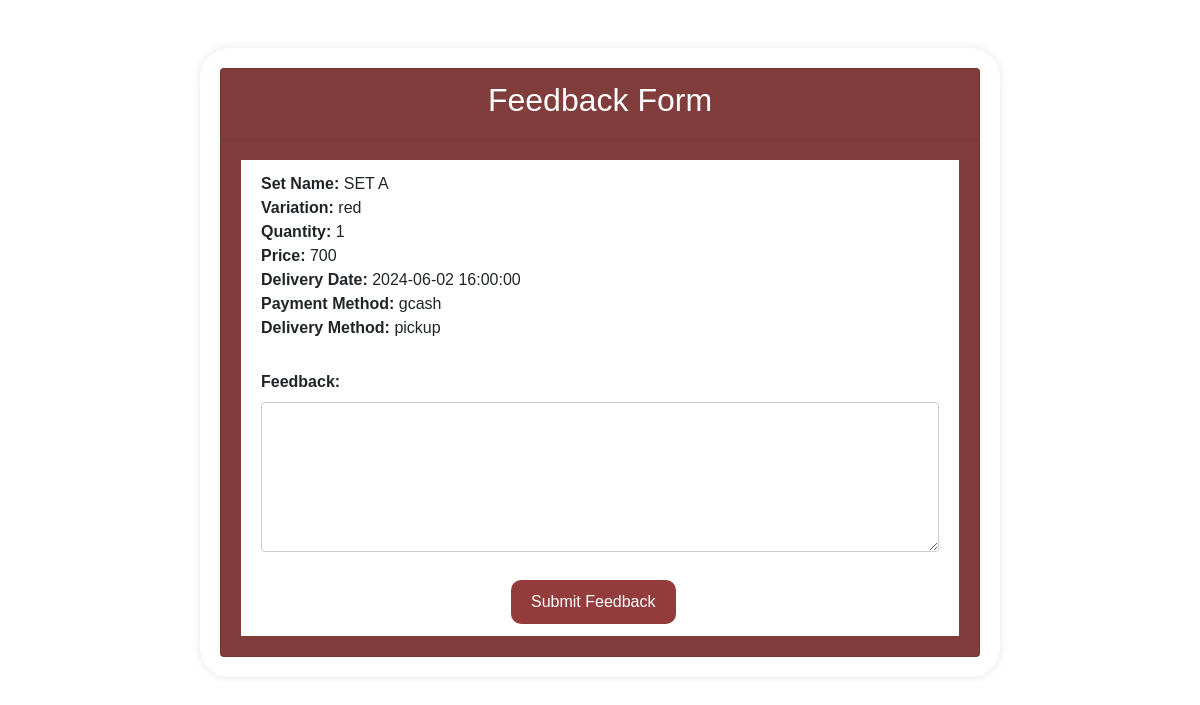
Screenshot of /user/feedback_form.php?order_id=45 (signed in) with the database file from the repository.
### tables this page shows
CREATE TABLE `shipping` (
  `Shipping_ID` int(11) NOT NULL,
  `Tracking_Number` varchar(255) DEFAULT NULL,
  `Order_ID` int(11) DEFAULT NULL
);

CREATE TABLE `order` (
  `Order_ID` int(11) NOT NULL,
  `Customer_ID` int(11) DEFAULT NULL,
  `Set_Name` varchar(255) DEFAULT NULL,
  `Variation` varchar(255) DEFAULT NULL,
  `Quantity` varchar(255) DEFAULT NULL,
  `Price` varchar(255) DEFAULT NULL,
  `Delivery_Date` timestamp NULL DEFAULT current_timestamp(),
  `mode_of_payment` varchar(255) NOT NULL,
  `mode_of_delivery` varchar(255) NOT NULL,
  `Order_Date` date DEFAULT curdate(),
  `order_status` varchar(50) NOT NULL DEFAULT 'pending',
  `shipping_status` varchar(50) NOT NULL DEFAULT 'otw',
  `archived` tinyint(1) DEFAULT 0
);

### user/feedback_form.php (the view, shortened to what this page needs)
<?php
include_once "../db.php";
if (isset($_GET['order_id'])) {
    $order_id = $_GET['order_id'];
    $stmt_order = $conn->prepare("SELECT o.Order_ID, o.Set_Name, o.Variation, o.Quantity, o.Price, o.Delivery_Date, o.mode_of_payment, o.mode_of_delivery, s.Tracking_Number
                            FROM `order` o
                            LEFT JOIN shipping s ON o.Order_ID = s.Order_ID
                            INNER JOIN customers c ON o.Customer_ID = c.Customer_ID
                            WHERE c.Username = ? AND o.Order_ID = ?");
    $stmt_order->bind_param("si", $_SESSION['customers_username'], $order_id);
    $stmt_order->execute();
    $orders = $stmt_order->get_result();
} else {
    header("Location: user_profile.php");
    exit;
}
?>
<!DOCTYPE html>
<html lang="en">
<head>
  <link rel="stylesheet" href="https://stackpath.bootstrapcdn.com/bootstrap/4.5.2/css/bootstrap.min.css">
  <link rel="stylesheet" href="../styles/feedback_form.css">
</head>
<body>
<section class="container mt-5">
<div class="card pink-background">
    <div class="card-header bg-card pink-background text-white">
        <h2 class="text-center">Feedback Form</h2>
    </div>
    <div class="card-body">
      <ul class="list-group list-group-flush">
        <?php while ($order = $orders->fetch_assoc()): ?>
        <li class="list-group-item">
          <strong>Set Name:</strong> <?php echo htmlspecialchars($order['Set_Name']); ?><br>
          <strong>Variation:</strong> <?php echo htmlspecialchars($order['Variation']); ?><br>
          <strong>Quantity:</strong> <?php echo htmlspecialchars($order['Quantity']); ?><br>
          <strong>Price:</strong> <?php echo htmlspecialchars($order['Price']); ?><br>
          <strong>Delivery Date:</strong> <?php echo htmlspecialchars($order['Delivery_Date']); ?><br>
          <strong>Payment Method:</strong> <?php echo htmlspecialchars($order['mode_of_payment']); ?><br>
          <strong>Delivery Method:</strong> <?php echo htmlspecialchars($order['mode_of_delivery']); ?><br>
          <form action="feedback_form.php" method="post">
            <div class="form-group mt-2">
              <label for="feedback">Feedback:</label>
              <textarea class="form-control" id="feedback" name="feedback" rows="3" required></textarea>
            </div>
            <button type="submit" class="btn btn-success mt-2">Submit Feedback</button>
          </form>
        </li>
        <?php endwhile; ?>
      </ul>
    </div>
  </div>
</section>
</body>
</html>

### styles/feedback_form.css (style rules this page uses)
body { font-family: Arial, sans-serif; background-image: url('../images/userbg.png'); background-size: cover; background-position: center; background-repeat: no-repeat; background-attachment: fixed; margin: 0; padding: 0; box-sizing: border-box; }
.container { max-width: 800px; margin: 50px auto; padding: 20px; background-color: #fff; border-radius: 30px; box-shadow: 0 0 10px rgba(0, 0, 0, 0.1); }
h2 { text-align: center; }
form { margin-top: 30px; }
.form-group { margin-bottom: 20px; }
.form-group label { display: block; font-weight: bold; }
.form-group input[type="text"], .form-group input[type="email"], .form-group textarea { width: 100%; padding: 10px; border: 1px solid #ccc; border-radius: 4px; box-sizing: border-box; }
.form-group textarea { height: 150px; }
.btn { display: inline-block; padding: 10px 20px; background-color: #943b3b; color: #fff; border: none; border-radius: 10px; cursor: pointer; margin-left: 250px; }
.pink-background { background-color: #803D3B; }

### rows the page displays
shipping: Order_ID.Set_Name "SET A", Order_ID.Variation "red", Order_ID.Quantity "1", Order_ID.Price "700", Order_ID.Delivery_Date "2024-06-02 16:00:00", Order_ID.mode_of_payment "gcash", Order_ID.mode_of_delivery "pickup"
